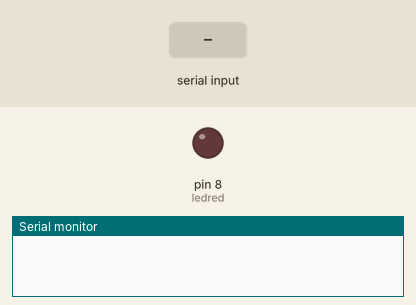
Simulated run of this sketch. Board: Arduino Uno, built with avr-gcc and run on an emulated ATmega328P. Shown: output pins drawn as LEDs (lit = HIGH), the last lines printed to the serial monitor. Inputs (shaded band) come from the test bench.

Above: at 2.0 s.
2.1 s: "1" received over Serial
At 3.7 s:
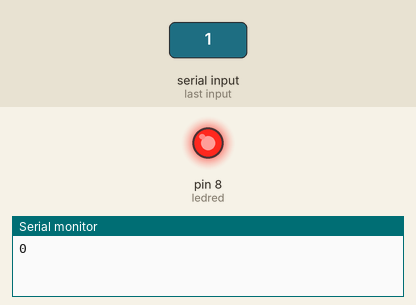
Timing chart, 0 to 5.2 s (numbered marks = the images above; inputs shaded):
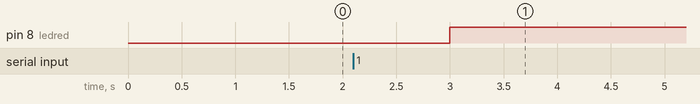

The sketch:

bluetooth_lazer.ino
```cpp
int ledred=8;
int tx=1;
int rx=0;
int i = 0;
int a = 0;
char inSerial[1];

void setup(){
  Serial.begin(9600);
  pinMode(ledred, OUTPUT);
  pinMode(tx, OUTPUT);
  pinMode(rx, INPUT);
}

void loop(){
    delay(1000);
    if (Serial.available() > 0) {
       while (Serial.available() > 0) {
         inSerial[a]=Serial.read();
         a++;
       }
       inSerial[a]='\0';
      if (i = 0) {
        i = 1;
        }
      if (i = 1){
          i = 0;
          };
    Serial.println(i);
      if (i = 1){
        digitalWrite(ledred, HIGH);
        } else {
        digitalWrite(ledred, LOW);
        };
     }}
```

Measured:
- after the input at 2.1 s, pin 8 (ledred): LOW → HIGH after 0.90 s
